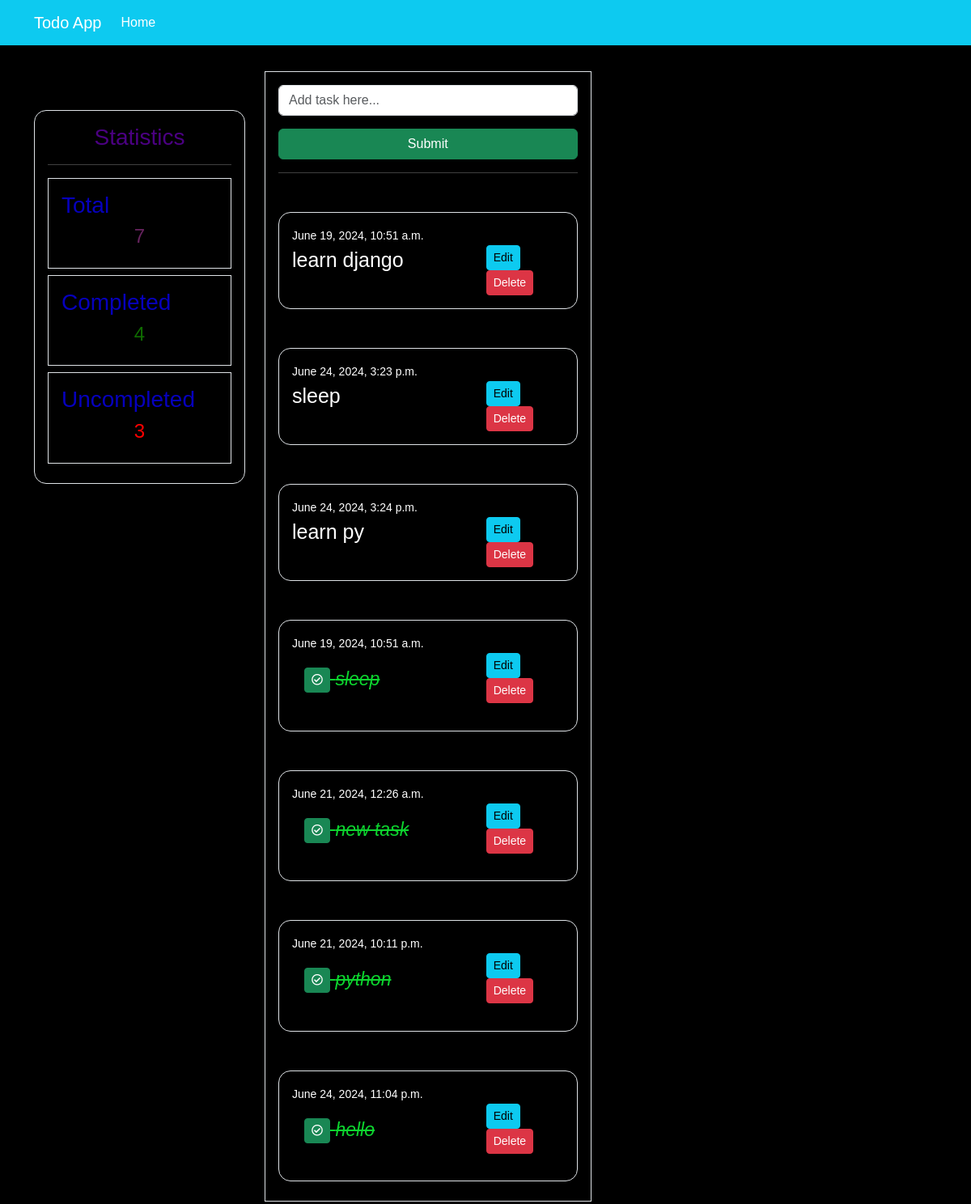
The page / on the database its author committed.
### todoapp/models.py (models this page shows, shortened)
class Task(models.Model):
    content = models.CharField(max_length=100)
    date=models.DateTimeField(auto_now_add=True)
    complete = models.BooleanField(default=False)
    class Meta:
        ordering = ['-date']

### todoapp/views.py (the view)
# urls.py: path('',views.index,name='todo-index'),
def index(request):
    todos = Task.objects.order_by('complete', 'date')
    count_todos=todos.count()
    count_completed=todos.filter(complete=True).count()
    completed_todo=Task.objects.filter(complete=True)
    count_completed_todo = completed_todo.count()
    count_uncompleted_todo = count_todos - count_completed_todo
    if request.method == 'POST':
        form = TaskForm(request.POST)
        if form.is_valid():
            form.save()
            return redirect('/')
    else:
        form=TaskForm()
    context = {
    'todos': todos,
    'form':form,
    'count_todos':count_todos,
    'count_completed_todo':count_completed_todo,
    'count_uncompleted_todo':count_uncompleted_todo
}
    return render(request, 'todo/index.html',context)

### todoapp/forms.py
class TaskForm(forms.ModelForm):
    content = forms.CharField(
        label='',
        widget=forms.TextInput(attrs={'placeholder': 'Add task here...'})
    )
    class Meta:
        model = Task
        fields = ['content']

### templates/todo/index.html (shortened to what this page needs)
{% extends "partials/base.html" %}
{% load crispy_forms_tags %}
{% block content %}
<div class="border p-3 mb-2 "id="todolist">
    <form method="post">
        {{ form|crispy }}
        <input class="btn btn-success btn-block" type="submit" value="Submit">
    </form>
    <hr>
    {% for todo in todos %}
    <div class="border p-3 mb-2" id="todoform">
        <small>{{ todo.date }}</small>
        <div class="row">
            <div class="col-md-8">
                <p class="{% if todo.complete %}completed-task{% else %}task-content{% endif %}">
                    {% if todo.complete %}
                        <span class="btn btn-success btn-sm">
                            <i class="far fa-check-circle"></i>
                        </span>
                    {% endif %}
                    {{ todo.content }}
                </p>
            </div>
            <div class="col-md-4">
                <a class="btn btn-info btn-sm" href="{% url 'todo-update' todo.id %}">Edit</a>
                <a class="btn btn-danger btn-sm" href="{% url 'todo-delete' todo.id %}">Delete</a>
            </div>
        </div>
    </div>
    {% endfor %}
</div>
{% endblock %}

### templates/partials/base.html (shortened to what this page needs)
<!doctype html>
<html lang="en">
  <head>
    <link href="https://cdn.jsdelivr.net/npm/bootstrap@5.3.3/dist/css/bootstrap.min.css" rel="stylesheet">
    <link
			rel="stylesheet"
			href="https://use.fontawesome.com/releases/v5.15.2/css/all.css"
		/>
  </head>
  <body>
    {% include 'partials/nav.html'%}
    <div class="container">
        <div class="row mt-3 pt-3">
            <div class="col-md-3">
              {% include 'partials/aside.html' %}
            </div>
            <div class="col md 6">
                {% block content %}
                {%endblock %}
            </div>
            <div class="col md 3">
            </div>
        </div>
    </div>
  </body>
</html>

### templates/partials/nav.html (shortened to what this page needs)
<nav class="navbar navbar-expand-lg navbar-info bg-info">
    <div class="container">
      <a class="navbar-brand text-white" href="#">Todo App</a>
      <div class="collapse navbar-collapse" id="navbarSupportedContent">
        <ul class="navbar-nav me-auto mb-2 mb-lg-0">
          <li class="nav-item active">
            <a class="nav-link text-white" aria-current="page" href="{% url 'todo-index'%}">Home</a>
          </li>
        </ul>
      </div>
    </div>
  </nav>

### templates/partials/aside.html (shortened to what this page needs)
<div class="border p-3 " id="aside">
    <h3 class="Statistics">Statistics</h3>
    <hr>
    <div class="border p-3 mb-2">
        <h3 style=color:#0600BD>Total</h3>
        <h4 class="text-center" style=color:#66235E >{{count_todos}}</h4>
    </div>
    <div class="border p-3 mb-2">
        <h3 style=color:#0600BD>Completed</h3>
        <h4 class="text-center" style=color:#0F6B00>{{count_completed_todo}}</h4>
    </div>
    <div class="border p-3 mb-2">
        <h3 style=color:#0600BD>Uncompleted</h3>
        <h4 class="text-center" style=color:red>{{count_uncompleted_todo}}</h4>
    </div>
</div>

### templates/partials/base.html (style rules this page uses)
body { font-family: Arial, sans-serif; margin: 0; padding: 0; background-color:black; color:white; background-image:url('https://media.istockphoto.com/id/1285308242/photo/to-do-list-text-on-notepad.jpg?s=612x612&w=0&k=20&c=p85bCVQZwvkrqqqNOJGg2QuPDu6ynTlQHkASQOTELh8='); background-size: cover; background-position: center; background-repeat: no-repeat; }

### templates/partials/aside.html (style rules this page uses)
#aside { background-color: rgb(204, 190, 190); border-radius: 15px; margin:3rem auto ; backdrop-filter: blur(70px); position: relative; background: transparent; }
.Statistics { display:flex; color:#4B0082; justify-content:center; text-aign:center; }

### templates/todo/index.html (style rules this page uses)
.btn-block { display: block; width: 100%; margin: auto; }
.completed-task { padding: 15px; text-decoration: line-through; font-size: 23px; color: #0dd52f; margin-bottom: 15px; font-style: italic; }
.task-content { font-size: 25px; margin-bottom: 15px; }
#todoform { background-color: rgb(204, 190, 190); border-radius: 15px; margin:3rem auto ; backdrop-filter: blur(70px); position: relative; background: transparent; }

### rows shown on the page
Task: date "June 19, 2024, 10:51 a.m.", content "learn django"
Task: date "June 24, 2024, 3:23 p.m.", content "sleep"
Task: date "June 24, 2024, 3:24 p.m.", content "learn py"
Task: date "June 19, 2024, 10:51 a.m.", complete True (drawn), content "sleep"
Task: date "June 21, 2024, 12:26 a.m.", complete True (drawn), content "new task"
Task: date "June 21, 2024, 10:11 p.m.", complete True (drawn), content "python"
Task: date "June 24, 2024, 11:04 p.m.", complete True (drawn), content "hello"

### other values the page prints
{{ count_todos }} "7"
{{ count_completed_todo }} "4"
{{ count_uncompleted_todo }} "3"
